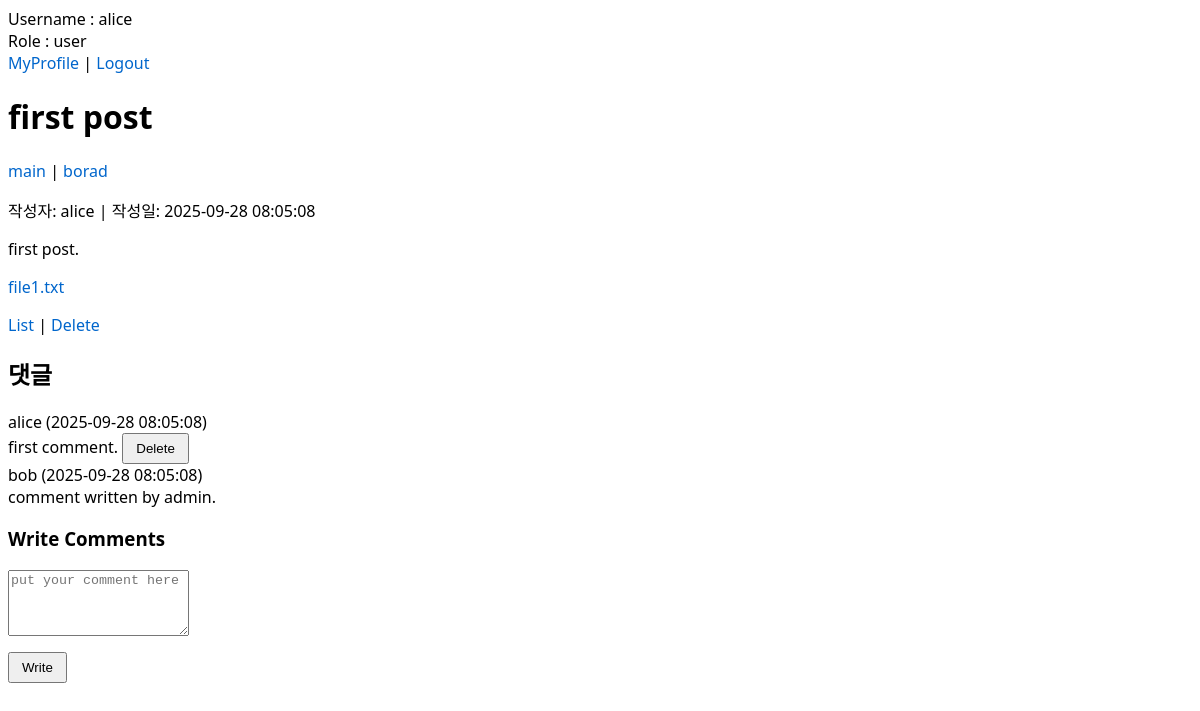
The app's page /board/view.php?id=1 (signed in) with its own data.
### tables this page shows
CREATE TABLE posts (
    id INT AUTO_INCREMENT PRIMARY KEY,
    title VARCHAR(200) NOT NULL,
    content TEXT NOT NULL,
    user_id INT NOT NULL,
    filename VARCHAR(255),
    role ENUM('user','admin') NOT NULL DEFAULT 'user',
    isSecret BOOLEAN NOT NULL DEFAULT FALSE,
    created_at TIMESTAMP DEFAULT CURRENT_TIMESTAMP,
    FOREIGN KEY (user_id) REFERENCES users(id) ON DELETE CASCADE
);

CREATE TABLE users (
    id INT AUTO_INCREMENT PRIMARY KEY,
    username VARCHAR(50) NOT NULL UNIQUE,
    email VARCHAR(100) NOT NULL UNIQUE,
    password VARCHAR(255) NOT NULL,
    profile VARCHAR(255) DEFAULT NULL,
    balance INT NOT NULL DEFAULT 10000,
    role ENUM('user','admin') NOT NULL DEFAULT 'user',
    created_at TIMESTAMP DEFAULT CURRENT_TIMESTAMP
);

CREATE TABLE comments (
    id INT AUTO_INCREMENT PRIMARY KEY,
    post_id INT NOT NULL,
    user_id INT NOT NULL,
    content TEXT NOT NULL,
    created_at TIMESTAMP DEFAULT CURRENT_TIMESTAMP,
    FOREIGN KEY (post_id) REFERENCES posts(id) ON DELETE CASCADE,
    FOREIGN KEY (user_id) REFERENCES users(id) ON DELETE CASCADE
);

### board/view.php (the view, shortened to what this page needs)
<?php
require_once '../config.php';
include '../header.php';
if (!function_exists('html_escape')) {
    function html_escape($value)
    {
        return htmlspecialchars((string) $value, ENT_QUOTES | ENT_SUBSTITUTE, 'UTF-8');
    }
}
$post_id = isset($_GET['id']) ? (int) $_GET['id'] : 0;
$sql = "SELECT p.*, u.username, u.role AS author_role
        FROM posts p JOIN users u ON p.user_id = u.id
        WHERE p.id = $post_id";
$result = $pdo->query($sql);
$post = $result ? $result->fetch() : false;
$myId   = $_SESSION['user_id'] ?? 0;
$myRole = $_SESSION['role'] ?? 'user';
$isOwner  = ($myId == (int)$post['user_id']);
$isAdmin  = ($myRole === 'admin');
$comments = $pdo->query("
    SELECT c.id, c.content, c.created_at, c.user_id, u.username
    FROM comments c JOIN users u ON c.user_id = u.id
    WHERE c.post_id = $post_id
    ORDER BY c.created_at ASC
")->fetchAll();
$safeTitle = html_escape($post['title']);
$safeAuthor = html_escape($post['username']);
$safeCreatedAt = html_escape($post['created_at']);
$contentHtml = nl2br(html_escape($post['content']));
$hasAttachment = !empty($post['filename']);
if ($hasAttachment) {
    $downloadName = basename($post['filename']);
    $downloadUrl = 'uploads/' . rawurlencode($downloadName);
}
?>
<!DOCTYPE html>
<html>
<head>
    <link rel="stylesheet" href="/style.css">
</head>
<body>
    <h1><?= $safeTitle ?></h1>
    <p>
        <a href="../index.php">main</a> |
        <a href="board.php">borad</a>
    </p>
    <p>작성자: <?= $safeAuthor ?>
       | 작성일: <?= $safeCreatedAt ?>
    </p>
    <div>
        <?= $contentHtml ?>
    </div>
    <?php if ($hasAttachment): ?>
        <p><a href="<?= html_escape($downloadUrl) ?>" download>
            <?= html_escape($downloadName) ?>
        </a></p>
    <?php endif; ?>
    <p>
        <a href="board.php">List</a> |
        <?php if ($isOwner || $isAdmin): ?>
          <a href="delete.php?id=<?= (int)$post['id']; ?>" onclick="return confirm('Confirm to Delete')">Delete</a>
        <?php endif; ?>
    </p>
    <h2>댓글</h2>
    <?php if ($comments): ?>
      <?php foreach ($comments as $c): ?>
        <div class="comment">
          <div class="meta">
            <?= html_escape($c['username']) ?>
            (<?= html_escape($c['created_at']) ?>)
          </div>
          <div class="body">
            <?= nl2br(html_escape($c['content'])) ?>
            <?php if ($isAdmin || (int)$c['user_id'] === (int)$_SESSION['user_id']): ?>
              <span class="comment-actions">
                <form method="post" style="display:inline">
                  <button type="submit" onclick="return confirm('Will you delete this comment?')">Delete</button>
                </form>
              </span>
            <?php endif; ?>
          </div>
        </div>
      <?php endforeach; ?>
    <?php else: ?>
      <p class="muted">No comments yet</p>
    <?php endif; ?>
    <?php if (isset($_SESSION['user_id'])): ?>
      <h3>Write Comments
      </h3>
      <form method="post">
        <p>
          <textarea name="comment_content" rows="4" placeholder="put your comment here"></textarea>
        </p>
        <p><button type="submit">Write</button></p>
      </form>
    <?php else: ?>
      <p class="muted">Only Authenticated users can comment</p>
    <?php endif; ?>
</body>
</html>

### style.css (style rules this page uses)
body { font-family: system-ui, -apple-system, Segoe UI, Roboto, Helvetica, Arial, sans-serif; }
button { padding: 6px 12px; cursor: pointer; }
a { text-decoration: none; color: #0066cc; }

### records on screen
posts: title "first post", user.username "alice", created_at "2025-09-28 08:05:08", content "first post.", filename "file1.txt"
comments: user.username "alice", created_at "2025-09-28 08:05:08", content "first comment."
comments: user.username "bob", created_at "2025-09-28 08:05:08", content "comment written by admin."

### other values on screen
$_SESSION['username'] "alice"
$_SESSION['role'] "user"
